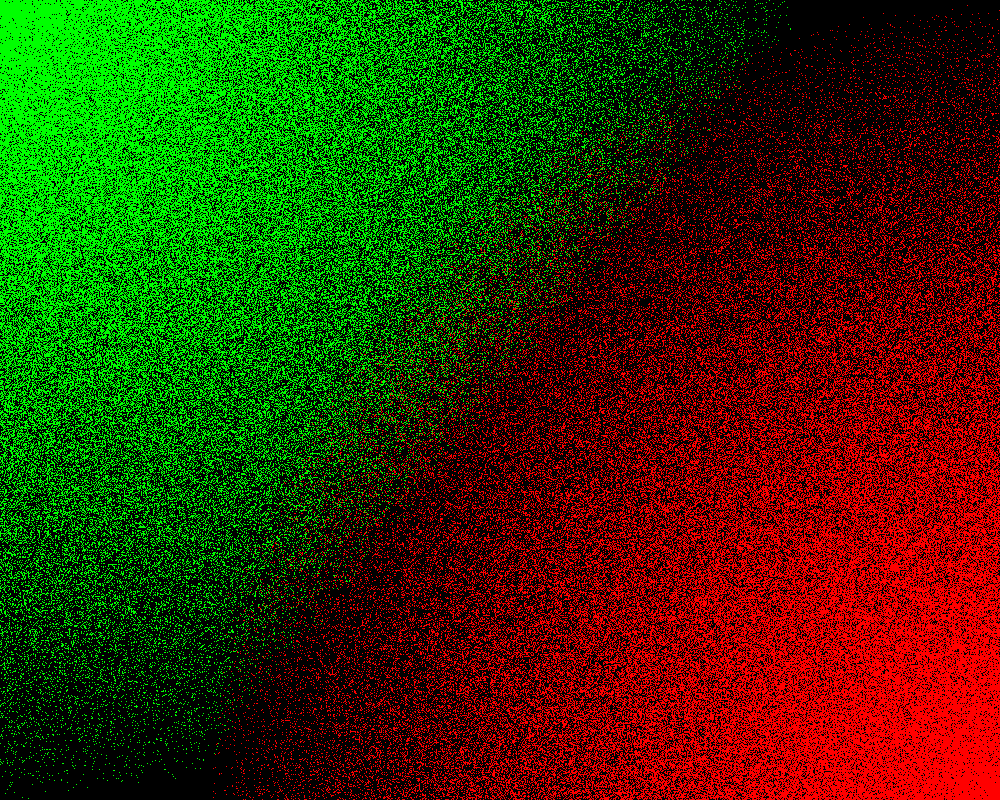
Frame 1 (no input)
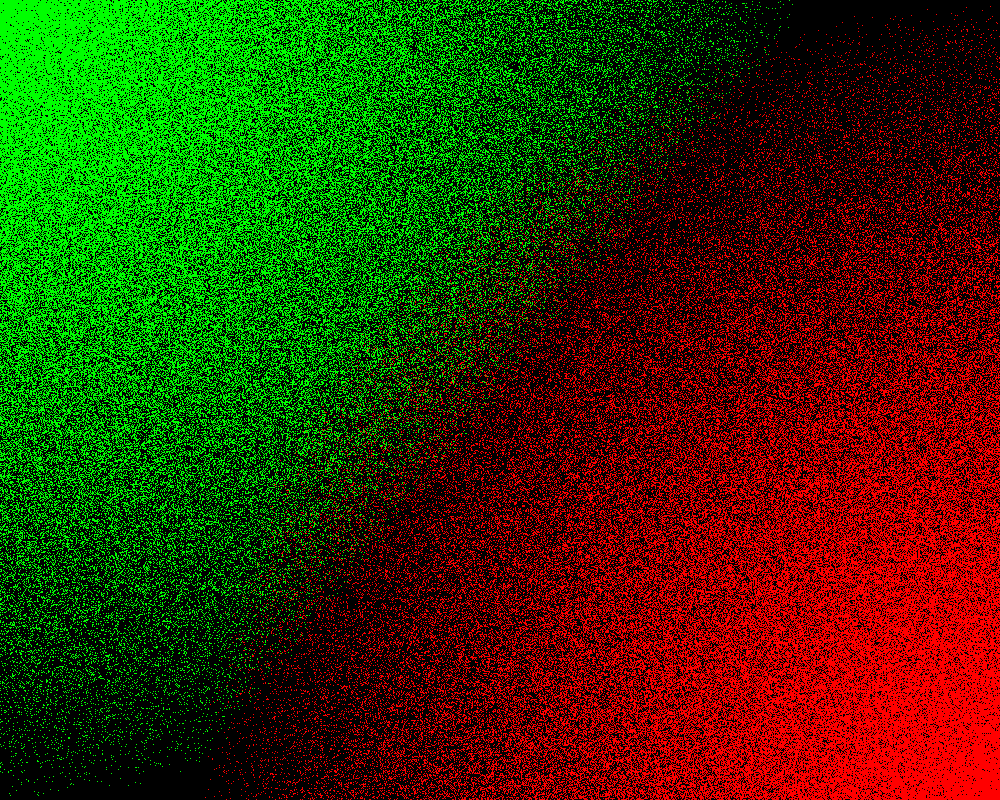
Frame 60 (the mouse pressed at the canvas centre just before this capture)
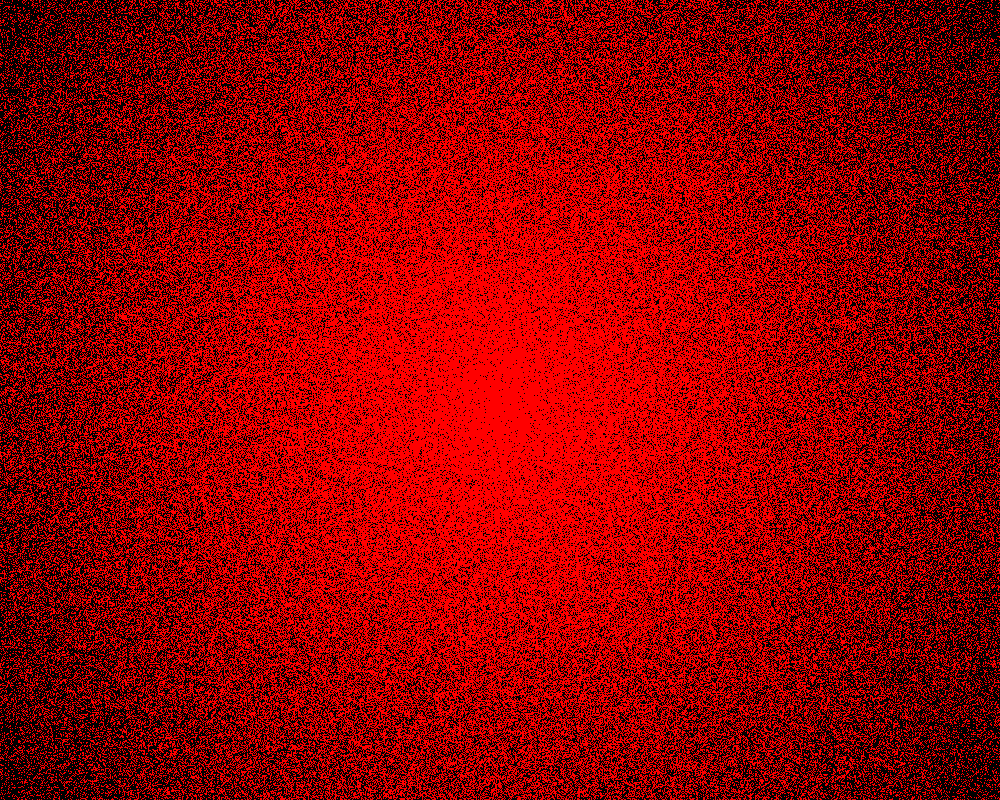
Frame 120 (the mouse held since frame 60 and released just before this capture)

The Processing sketch that drew these frames (run headless with seeded random() and noise(); from frame 60 on, the mouse is pressed at the canvas centre):

// Processing sketch: PxP_controlled_randomness
// ── PxP_controlled_randomness.pde
// The world pixel by pixel 2016
// Daniel Rozin
// using a combination of randomness and user interaction to create colors

void setup() {
  size(1000, 800);
}      
void draw() {
  background (0);
  loadPixels();                                      // get the pixels[] of the window

  for (int x= 0; x< width; x++) {             
    for (int y= 0; y< height; y++) {                     // repeat through all pixels
      int thisPixel = x+y*width;     
      float randi = random (height);                       // randomize a number beween 0 and height
      float distanceToMouse= dist( mouseX, mouseY, x, y);   // calculate the distance between the mouse and the pixel
      float distanceToNotMouse= dist( (width-mouseX), (height-mouseY), x, y); 
      if (randi> distanceToMouse)pixels[thisPixel]= color(0, 255, 0);  // only if the random number is bigger than the distance
      if (randi> distanceToNotMouse)pixels[thisPixel]= color(255, 0, 0); // then we set the color, otherwise it stays black
     }
  }


  updatePixels();                                      // update the pixels[]
}
